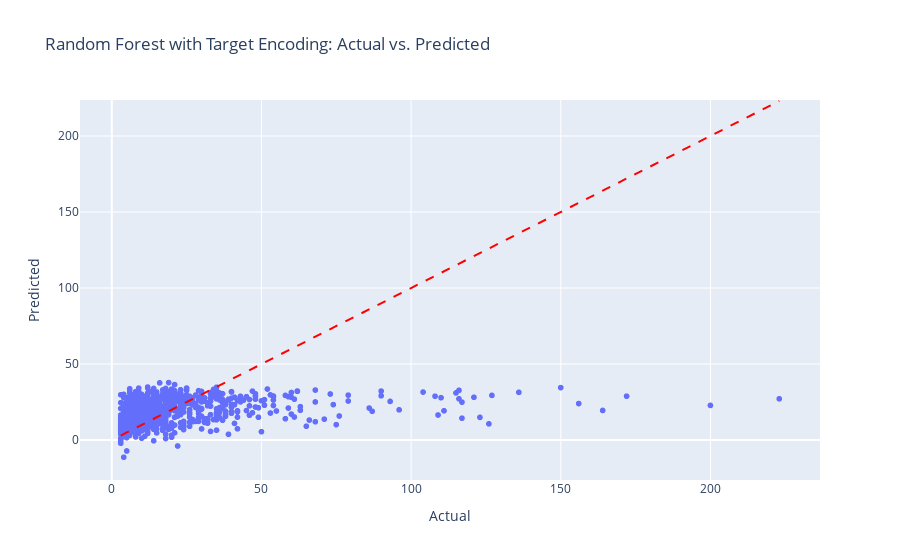

Source (notebook cell):
### Code cell
def plot_actual_vs_pred(y_actual, y_pred, model_name):
    df = pd.DataFrame({'Actual': y_actual, 'Predicted': y_pred})
    fig = px.scatter(df, x='Actual', y='Predicted', title=f"{model_name}: Actual vs. Predicted")
    fig.add_shape(type="line", x0=df['Actual'].min(), y0=df['Actual'].min(),
                  x1=df['Actual'].max(), y1=df['Actual'].max(), line=dict(color='Red', dash='dash'))
    fig.show()

# Assuming y_val_pred is a 1D array of predictions
plot_actual_vs_pred(y_val, y_val_pred, "Random Forest with Target Encoding")

### Figure 1 — Plotly figure (JSON) as saved in the notebook; plotly's stock layout.template omitted (floating-point values rounded to 4 significant figures; data arrays with more than 128 entries replaced by an {"elided": "..."} marker saying what was removed)
{"data": [{"hovertemplate": "Actual=%{x}<br>Predicted=%{y}<extra></extra>", "legendgroup": "", "marker": {"color": "#636efa", "symbol": "circle"}, "mode": "markers", "name": "", "showlegend": false, "type": "scattergl", "x": {"elided": "1160 int values"}, "xaxis": "x", "y": {"elided": "1160 float values"}, "yaxis": "y"}], "layout": {"legend": {"tracegroupgap": 0}, "shapes": [{"line": {"color": "Red", "dash": "dash"}, "type": "line", "x0": 3, "x1": 223, "y0": 3, "y1": 223}], "title": {"text": "Random Forest with Target Encoding: Actual vs. Predicted"}, "xaxis": {"anchor": "y", "domain": [0, 1], "title": {"text": "Actual"}}, "yaxis": {"anchor": "x", "domain": [0, 1], "title": {"text": "Predicted"}}}}
